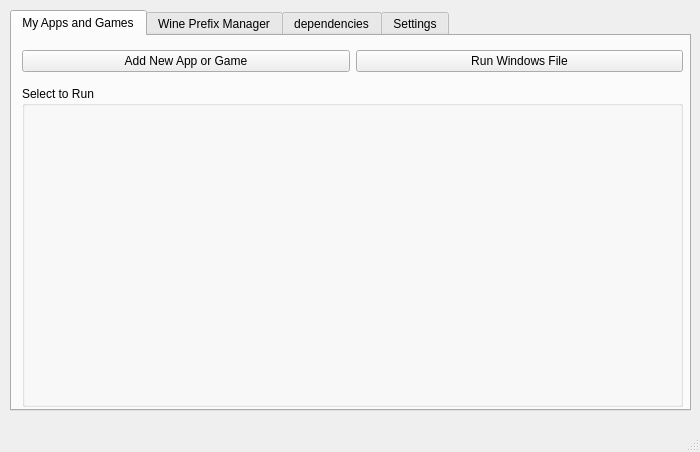
<?xml version="1.0" encoding="UTF-8"?>
<ui version="4.0">
 <class>MainWindow</class>
 <widget class="QMainWindow" name="MainWindow">
  <property name="geometry">
   <rect>
    <x>0</x>
    <y>0</y>
    <width>700</width>
    <height>452</height>
   </rect>
  </property>
  <property name="windowTitle">
   <string>Wine Prefix Manager</string>
  </property>
  <widget class="QWidget" name="centralwidget">
   <widget class="QTabWidget" name="tabWidget">
    <property name="geometry">
     <rect>
      <x>10</x>
      <y>10</y>
      <width>681</width>
      <height>401</height>
     </rect>
    </property>
    <property name="currentIndex">
     <number>0</number>
    </property>
    <property name="tabBarAutoHide">
     <bool>false</bool>
    </property>
    <widget class="QWidget" name="tab">
     <attribute name="title">
      <string>My Apps and Games</string>
     </attribute>
     <widget class="QWidget" name="horizontalLayoutWidget">
      <property name="geometry">
       <rect>
        <x>10</x>
        <y>10</y>
        <width>661</width>
        <height>31</height>
       </rect>
      </property>
      <layout class="QHBoxLayout" name="horizontalLayout">
       <item>
        <widget class="QPushButton" name="pushButton">
         <property name="text">
          <string>Add New App or Game</string>
         </property>
         <property name="icon">
          <iconset resource="res.qrc">
           <normaloff>:/newPrefix/icons/icons8-add-new-100.png</normaloff>:/newPrefix/icons/icons8-add-new-100.png</iconset>
         </property>
         <property name="iconSize">
          <size>
           <width>32</width>
           <height>32</height>
          </size>
         </property>
        </widget>
       </item>
       <item>
        <widget class="QPushButton" name="pushButton_10">
         <property name="text">
          <string>Run Windows File</string>
         </property>
         <property name="icon">
          <iconset resource="res.qrc">
           <normaloff>:/newPrefix/icons/icons8-powershell-48.png</normaloff>:/newPrefix/icons/icons8-powershell-48.png</iconset>
         </property>
         <property name="iconSize">
          <size>
           <width>32</width>
           <height>32</height>
          </size>
         </property>
        </widget>
       </item>
      </layout>
     </widget>
     <widget class="QGroupBox" name="groupBox">
      <property name="geometry">
       <rect>
        <x>10</x>
        <y>50</y>
        <width>661</width>
        <height>321</height>
       </rect>
      </property>
      <property name="title">
       <string>Select to Run</string>
      </property>
     </widget>
    </widget>
    <widget class="QWidget" name="tab_2">
     <attribute name="title">
      <string>Wine Prefix Manager</string>
     </attribute>
     <widget class="QWidget" name="gridLayoutWidget">
      <property name="geometry">
       <rect>
        <x>10</x>
        <y>10</y>
        <width>661</width>
        <height>361</height>
       </rect>
      </property>
      <layout class="QGridLayout" name="gridLayout">
       <item row="2" column="1">
        <widget class="QPushButton" name="pushButton_7">
         <property name="text">
          <string>Control Panel</string>
         </property>
         <property name="icon">
          <iconset resource="res.qrc">
           <normaloff>:/newPrefix/icons/icons8-control-panel-80.png</normaloff>:/newPrefix/icons/icons8-control-panel-80.png</iconset>
         </property>
         <property name="iconSize">
          <size>
           <width>64</width>
           <height>64</height>
          </size>
         </property>
        </widget>
       </item>
       <item row="1" column="1">
        <widget class="QPushButton" name="pushButton_5">
         <property name="text">
          <string>CMD</string>
         </property>
         <property name="icon">
          <iconset resource="res.qrc">
           <normaloff>:/newPrefix/icons/icons8-console-64.png</normaloff>:/newPrefix/icons/icons8-console-64.png</iconset>
         </property>
         <property name="iconSize">
          <size>
           <width>64</width>
           <height>64</height>
          </size>
         </property>
        </widget>
       </item>
       <item row="1" column="0">
        <widget class="QPushButton" name="pushButton_4">
         <property name="text">
          <string>Kill Process</string>
         </property>
         <property name="icon">
          <iconset resource="res.qrc">
           <normaloff>:/newPrefix/icons/icons8-remove-96.png</normaloff>:/newPrefix/icons/icons8-remove-96.png</iconset>
         </property>
         <property name="iconSize">
          <size>
           <width>64</width>
           <height>64</height>
          </size>
         </property>
        </widget>
       </item>
       <item row="2" column="0">
        <widget class="QPushButton" name="pushButton_6">
         <property name="text">
          <string>Task Manager</string>
         </property>
         <property name="icon">
          <iconset resource="res.qrc">
           <normaloff>:/newPrefix/icons/icons8-system-task-64.png</normaloff>:/newPrefix/icons/icons8-system-task-64.png</iconset>
         </property>
         <property name="iconSize">
          <size>
           <width>64</width>
           <height>64</height>
          </size>
         </property>
        </widget>
       </item>
       <item row="0" column="0">
        <widget class="QPushButton" name="pushButton_2">
         <property name="text">
          <string>Winecfg</string>
         </property>
         <property name="icon">
          <iconset resource="res.qrc">
           <normaloff>:/newPrefix/icons/icons8-config-58.png</normaloff>:/newPrefix/icons/icons8-config-58.png</iconset>
         </property>
         <property name="iconSize">
          <size>
           <width>64</width>
           <height>64</height>
          </size>
         </property>
        </widget>
       </item>
       <item row="0" column="1">
        <widget class="QPushButton" name="pushButton_3">
         <property name="text">
          <string>Restart</string>
         </property>
         <property name="icon">
          <iconset resource="res.qrc">
           <normaloff>:/newPrefix/icons/icons8-restart-58.png</normaloff>:/newPrefix/icons/icons8-restart-58.png</iconset>
         </property>
         <property name="iconSize">
          <size>
           <width>64</width>
           <height>64</height>
          </size>
         </property>
        </widget>
       </item>
       <item row="3" column="0">
        <widget class="QPushButton" name="pushButton_8">
         <property name="text">
          <string>Uninstaller</string>
         </property>
         <property name="icon">
          <iconset resource="res.qrc">
           <normaloff>:/newPrefix/icons/icons8-uninstalling-updates-64.png</normaloff>:/newPrefix/icons/icons8-uninstalling-updates-64.png</iconset>
         </property>
         <property name="iconSize">
          <size>
           <width>64</width>
           <height>64</height>
          </size>
         </property>
        </widget>
       </item>
       <item row="3" column="1">
        <widget class="QPushButton" name="pushButton_9">
         <property name="text">
          <string>Registery Editor</string>
         </property>
         <property name="icon">
          <iconset resource="res.qrc">
           <normaloff>:/newPrefix/icons/icons8-registry-editor-96.png</normaloff>:/newPrefix/icons/icons8-registry-editor-96.png</iconset>
         </property>
         <property name="iconSize">
          <size>
           <width>64</width>
           <height>64</height>
          </size>
         </property>
        </widget>
       </item>
      </layout>
     </widget>
    </widget>
    <widget class="QWidget" name="tab_3">
     <attribute name="title">
      <string>dependencies</string>
     </attribute>
    </widget>
    <widget class="QWidget" name="tab_4">
     <attribute name="title">
      <string>Settings</string>
     </attribute>
     <widget class="QGroupBox" name="groupBox_2">
      <property name="geometry">
       <rect>
        <x>10</x>
        <y>10</y>
        <width>661</width>
        <height>141</height>
       </rect>
      </property>
      <property name="title">
       <string>Add to Registery</string>
      </property>
      <widget class="QWidget" name="gridLayoutWidget_2">
       <property name="geometry">
        <rect>
         <x>10</x>
         <y>19</y>
         <width>641</width>
         <height>74</height>
        </rect>
       </property>
       <layout class="QGridLayout" name="gridLayout_2">
        <item row="0" column="0">
         <widget class="QLabel" name="label">
          <property name="text">
           <string>Key : </string>
          </property>
         </widget>
        </item>
        <item row="2" column="0">
         <widget class="QLabel" name="label_3">
          <property name="text">
           <string>Data : </string>
          </property>
         </widget>
        </item>
        <item row="1" column="0">
         <widget class="QLabel" name="label_2">
          <property name="text">
           <string>Value : </string>
          </property>
         </widget>
        </item>
        <item row="0" column="1">
         <widget class="QLineEdit" name="lineEdit"/>
        </item>
        <item row="1" column="1">
         <widget class="QLineEdit" name="lineEdit_2"/>
        </item>
        <item row="2" column="1">
         <widget class="QLineEdit" name="lineEdit_3"/>
        </item>
       </layout>
      </widget>
      <widget class="QPushButton" name="pushButton_11">
       <property name="geometry">
        <rect>
         <x>10</x>
         <y>100</y>
         <width>111</width>
         <height>31</height>
        </rect>
       </property>
       <property name="text">
        <string>Add</string>
       </property>
       <property name="icon">
        <iconset resource="res.qrc">
         <normaloff>:/newPrefix/icons/icons8-add-new-100.png</normaloff>:/newPrefix/icons/icons8-add-new-100.png</iconset>
       </property>
       <property name="iconSize">
        <size>
         <width>32</width>
         <height>32</height>
        </size>
       </property>
      </widget>
     </widget>
     <widget class="QWidget" name="horizontalLayoutWidget_2">
      <property name="geometry">
       <rect>
        <x>10</x>
        <y>160</y>
        <width>661</width>
        <height>31</height>
       </rect>
      </property>
      <layout class="QHBoxLayout" name="horizontalLayout_2">
       <item>
        <widget class="QLabel" name="label_4">
         <property name="lineWidth">
          <number>0</number>
         </property>
         <property name="text">
          <string>Windows Version :</string>
         </property>
        </widget>
       </item>
       <item>
        <widget class="QComboBox" name="comboBox">
         <property name="frame">
          <bool>false</bool>
         </property>
         <property name="modelColumn">
          <number>0</number>
         </property>
         <item>
          <property name="text">
           <string>Windows 10</string>
          </property>
         </item>
         <item>
          <property name="text">
           <string>Windows 8</string>
          </property>
         </item>
         <item>
          <property name="text">
           <string>Windows 7</string>
          </property>
         </item>
         <item>
          <property name="text">
           <string>Windows Vista</string>
          </property>
         </item>
         <item>
          <property name="text">
           <string>Windows XP</string>
          </property>
         </item>
        </widget>
       </item>
      </layout>
     </widget>
     <widget class="QWidget" name="horizontalLayoutWidget_3">
      <property name="geometry">
       <rect>
        <x>10</x>
        <y>200</y>
        <width>661</width>
        <height>31</height>
       </rect>
      </property>
      <layout class="QHBoxLayout" name="horizontalLayout_3">
       <item>
        <widget class="QLabel" name="label_5">
         <property name="text">
          <string>Virtual Desktop :</string>
         </property>
        </widget>
       </item>
       <item>
        <widget class="QComboBox" name="comboBox_2">
         <item>
          <property name="text">
           <string>On</string>
          </property>
         </item>
         <item>
          <property name="text">
           <string>Off</string>
          </property>
         </item>
        </widget>
       </item>
       <item>
        <widget class="QComboBox" name="comboBox_3">
         <item>
          <property name="text">
           <string>800x600</string>
          </property>
         </item>
         <item>
          <property name="text">
           <string>1920x1080</string>
          </property>
         </item>
        </widget>
       </item>
      </layout>
     </widget>
     <widget class="QWidget" name="horizontalLayoutWidget_4">
      <property name="geometry">
       <rect>
        <x>10</x>
        <y>240</y>
        <width>661</width>
        <height>31</height>
       </rect>
      </property>
      <layout class="QHBoxLayout" name="horizontalLayout_4">
       <item>
        <widget class="QLabel" name="label_6">
         <property name="lineWidth">
          <number>0</number>
         </property>
         <property name="text">
          <string>Set Dpi : </string>
         </property>
        </widget>
       </item>
       <item>
        <widget class="QComboBox" name="comboBox_4">
         <property name="frame">
          <bool>false</bool>
         </property>
         <property name="modelColumn">
          <number>0</number>
         </property>
         <item>
          <property name="text">
           <string>90</string>
          </property>
         </item>
         <item>
          <property name="text">
           <string>120</string>
          </property>
         </item>
        </widget>
       </item>
      </layout>
     </widget>
    </widget>
   </widget>
  </widget>
  <widget class="QMenuBar" name="menubar">
   <property name="geometry">
    <rect>
     <x>0</x>
     <y>0</y>
     <width>700</width>
     <height>21</height>
    </rect>
   </property>
  </widget>
  <widget class="QStatusBar" name="statusbar"/>
 </widget>
 <resources>
  <include location="res.qrc"/>
 </resources>
 <connections/>
</ui>
